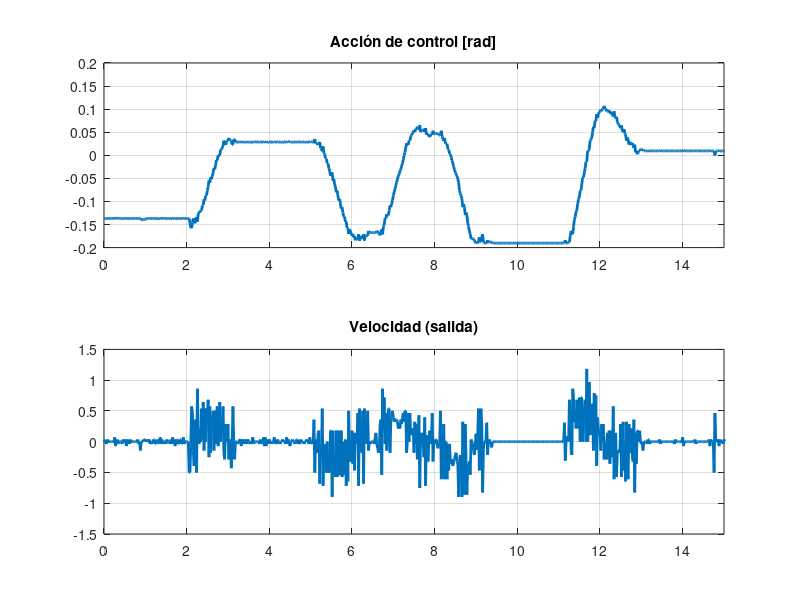

Reproduce this figure in MATLAB. (Note: this script raises an error after producing the figure.)
%{

EVALUAR:

1) Filtro la velociadad. ¿Recupero la posición si la integro?

2) Puedo identificar con la velocidad filtrada? Calcular la matriz de
información. Armar una función que permita calcular la matriz de
información dadas las señales y los órdenes

%}

clear; clc; close all;

load('datos_LC_v1_procesados.mat');

Ts = 0.02;
fs = 1/Ts;

figure;
lw = 2;
xmax = 15;
subplot(2, 1, 1);
plot(t, u, 'LineWidth', lw); grid on;
title('Acción de control [rad]');
xlim([0 xmax]);
subplot(2, 1, 2);
plot(t, y_der, 'LineWidth', lw); grid on;
title('Velocidad (salida)');
xlim([0 xmax]);

%%  OBSERVACIÓN: NO PUEDO IDENTIFICAR CON ESTOS DATOS, MUCHO RUIDO
N_corte = floor(length(y_der) * 0.75);

z_id = iddata(y_der(1:N_corte), u(1:N_corte), Ts);
z_val = iddata(y_der(N_corte+1:end), u(N_corte+1:end), Ts);

ordenes = [2 1 1];

matriz_de_informacion(z_id, ordenes);

%% FILTRADO EXPONENCIAL

alfa = 0.7; %Cuanto mas grande es alfa, mas fuerte es el filtrado

y_der_f = zeros(size(y_der));
y_der_f(1) = y_der(1);

for k = 2:length(y_der)
    y_der_f(k) = alfa*y_der_f(k-1) + (1-alfa)*y_der(k);
end


figure;
plot(t, y_der)
hold on
plot(t, y_der_f, 'LineWidth', 1.5)
grid on
legend('y_{der}', 'y_{der,f}')
xlabel('Tiempo [s]'); xlim([0, 20]);
ylabel('Velocidad')

%% ¿PIERDO INFORMACIÓN FILTRANDO? ¿PUEDO RECUPERAR LA POSICIÓN?

y_int = cumsum(y_der_f) * Ts;
y_int = y_int + y(1);

figure;
plot(t, y, 'LineWidth', lw); hold on;
plot(t, y_int, 'LineWidth', lw);
grid on;
legend('Original', 'Integrada');

%Coinciden bastannnte bien

%% ¿COMO AFECTA EL FILTRO A LA MATRIZ DE INFORMACIÓN?
clc;
z_id_f = iddata(y_der_f(1:N_corte), u(1:N_corte), Ts);

ordenes = [2 1 1];

matriz_de_informacion(z_id, ordenes);
matriz_de_informacion(z_id_f, ordenes);

%{

A pesar del filtrado, me sigue faltando información. No era tema del
ruido?

Más que el ruido, parece ser tema del orden. No puedo identificar ordenes
muy altos, no tengo señales suficientemente ricas. Eso pasa porque no veo
la dinámica completa porque estoy trabajando a lazo cerrado

%}

%% ¿Depende la identificación del filtrado exponencial?

alfas = [0.7 0.8 0.9];
modelos = cell(1, length(alfas));

for i = 1:length(alfas)
    alfa = alfas(i);
    y_der_f = filtrar(alfa, y_der);
    
    z_id_f = iddata(y_der_f(1:N_corte), u(1:N_corte), Ts);
    
    modelo = oe(z_id_f, [2 3 1]);
    
    modelos{i} = modelo;
end

bode(modelos{:}); 
grid on;

% Create a cell array of strings for the legend
etiquetas = arrayfun(@(a) sprintf('\\alpha = %.1f', a), alfas, 'UniformOutput', false);
legend(etiquetas, 'Location', 'best');
title('Comparación de modelos ARX según el factor de filtrado \alpha');

%{

RESULTADO CURIOSO:

Si uso arx, el modelo identificado depende de alfa, es decir, estoy
identificando el filtro exponencial más que el modelo verdadero

Si uso oe, la identificación es casi la misma para cualquier alfa

Conclusión: Puedo identificar un modelo de hasta orden 2 con el filtrado
exponencial y con oe.

Ordenes usados: [1 2 1]

Pero esos ordenes dan malos resultados

Los ordenes que habría que usar son [2 3 1]

Pero usando esos ordenes obtengo una dinámica pasa altos???

¿Por qué tengo más ceros que polos?

No tiene ningún tipo de sentido. ¿Por qué explica los datos?
%}
